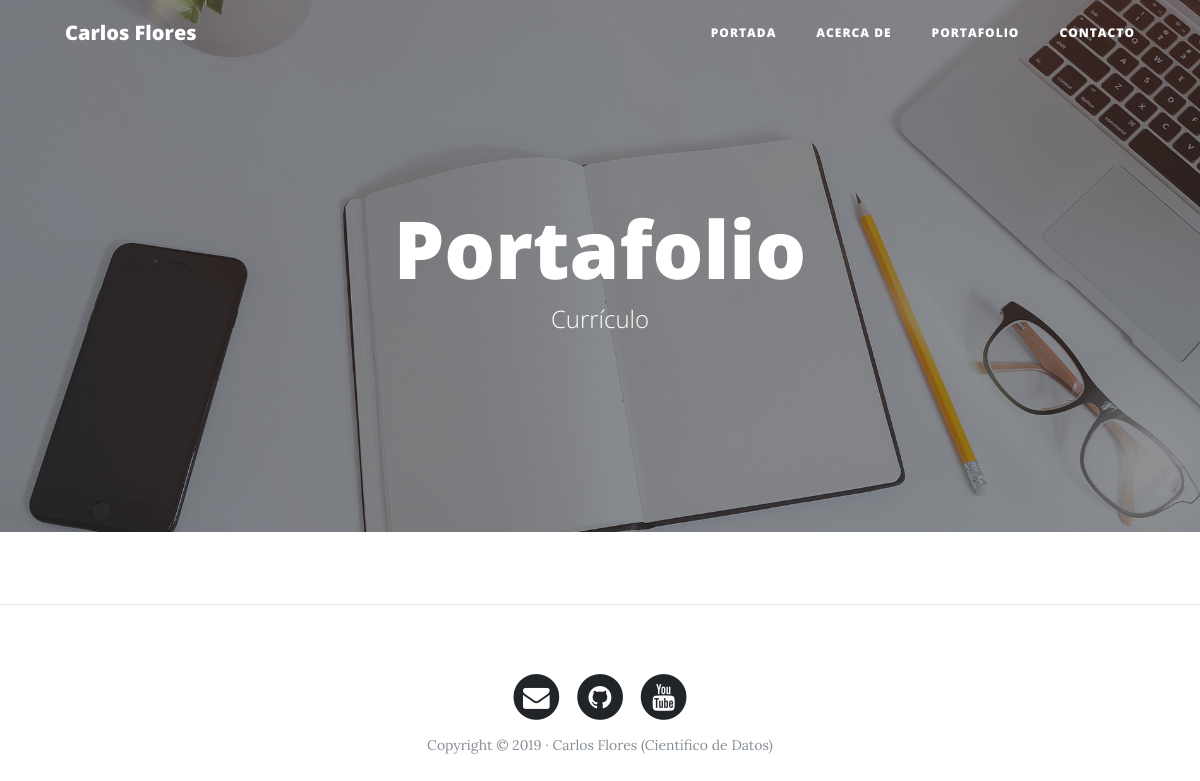
/portfolio/, run on an earlier commit of the app's database.
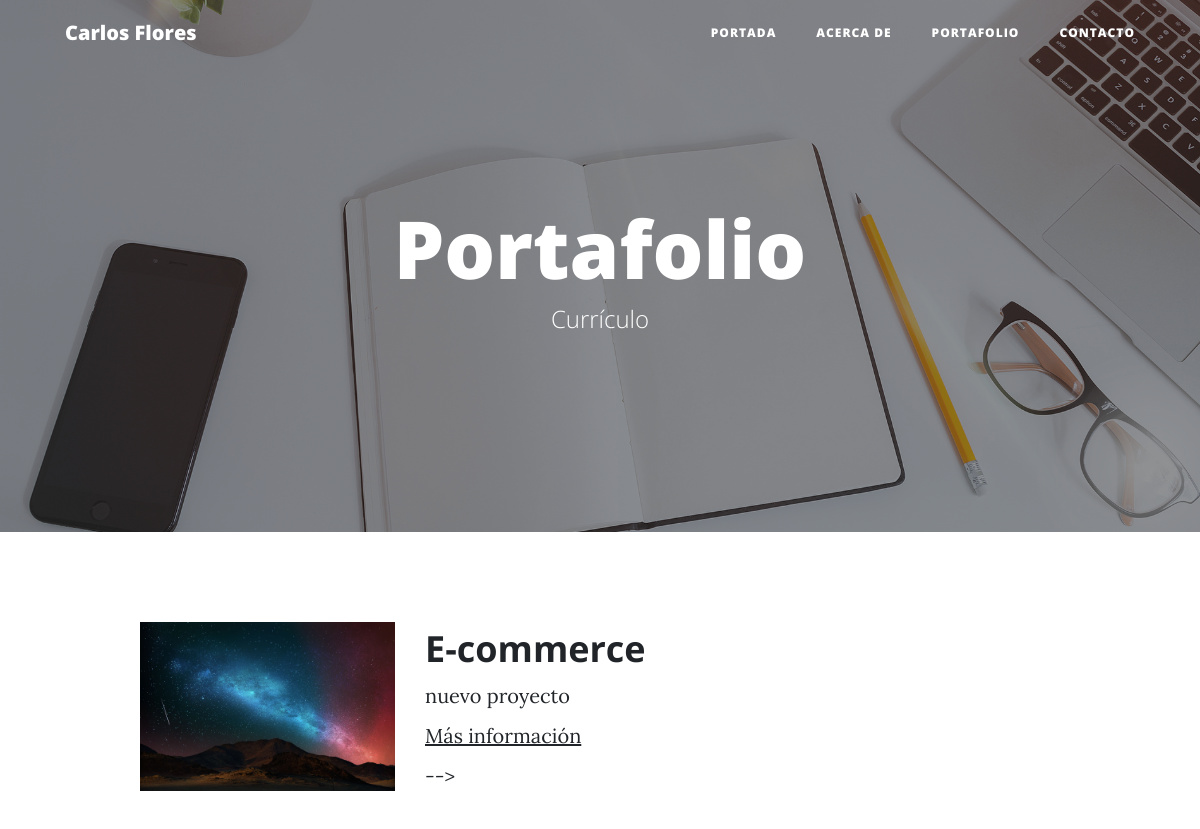
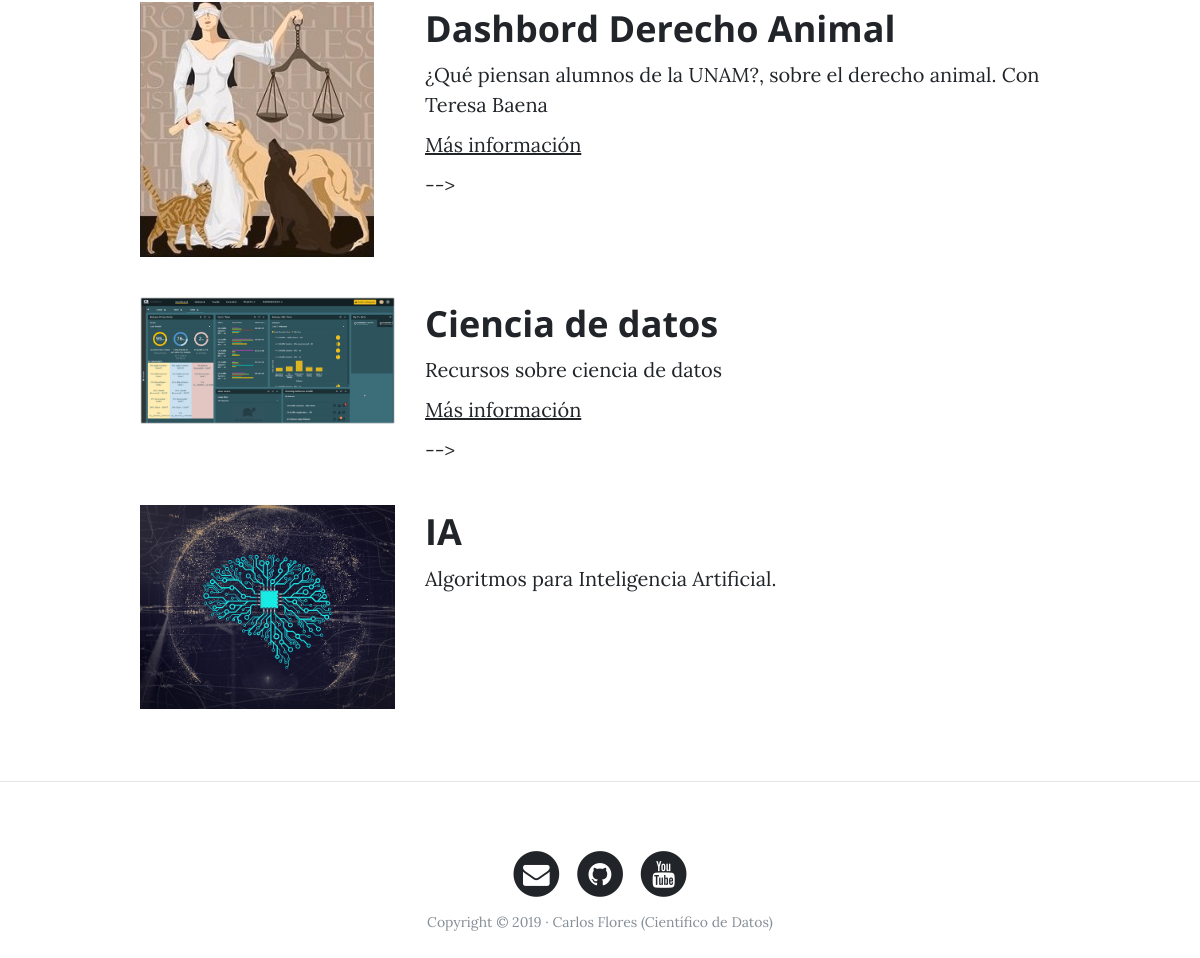
And on a later commit of the database (2 pictures, top to bottom).
### portfolio/models.py (models this page shows, shortened)
class Project(models.Model):
    title = models.CharField(max_length=200, verbose_name="Título")
    description = models.TextField(verbose_name="Descripción")
    image = models.ImageField(verbose_name="Imagen", upload_to="projects")
    link = models.URLField(verbose_name="Direccion web",null=True,blank =True)
    created = models.DateTimeField(auto_now_add = True,verbose_name="Fecha de creación")
    updated = models.DateTimeField(auto_now=True,verbose_name="Fecha de edición")
    class Meta:
        verbose_name = "proyecto"
        verbose_name_plural = "proyectos"
        ordering = ["-created"]

### portfolio/views.py (the view)
# urls.py: path('portfolio/', portfolio_views.portfolio, name = "portfolio"),
def portfolio(request):
    projects = Project.objects.all()
    return render(request, "portfolio/portfolio.html", {'projects': projects})

### portfolio/templates/portfolio/portfolio.html (shortened to what this page needs)
{% extends 'core/base.html' %}
{% block background %}{% load static %}{% static 'core/img/portfolio-bg.jpg' %}{% endblock %}
{% block headers %}
<h1>Portafolio</h1>
<span class="subheading">Currículo</span>
{% endblock %}
{% block content %}
  {% for project in projects %}
  <div class="row project">
    <div class="col-lg-3 col-md-4 offset-lg-1">
      <img class="img-fluid" src="{{project.image.url}}" alt="">
    </div>
    <div class="col-lg-7 col-md-8">
      <h2 class="section-heading title">{{project.title}}</h2>
      <p>{{project.description}}</p>
        {% if project.link %}
          <p><a href="{{project.link}}">Más información</a></p>-->
        {% endif %}
      </div>
  </div>
  {% endfor %}
{% endblock %}

### core/templates/core/base.html (shortened to what this page needs)
<!DOCTYPE html>
<html lang="es">
  <head>
    {% load static %}
    <link href="{%static 'core/vendor/bootstrap/css/bootstrap.min.css' %}" rel="stylesheet">
    <link href="{%static 'core/vendor/font-awesome/css/font-awesome.min.css' %}" rel="stylesheet" type="text/css">
    <link href="{%static 'core/css/clean-blog.min.css' %}" rel="stylesheet">
  </head>
  <body>
    <nav class="navbar navbar-expand-lg navbar-light fixed-top" id="mainNav">
      <div class="container">
        <a class="navbar-brand" href="{% url 'home' %}">Carlos Flores</a>
        <div class="collapse navbar-collapse" id="navbarResponsive">
          <ul class="navbar-nav ml-auto">
            <li class="nav-item">
              <a class="nav-link" href="{% url 'home' %}">Portada</a>
            </li>
            <li class="nav-item">
              <a class="nav-link" href="{% url 'about' %}">Acerca de</a>
            </li>
            <li class="nav-item">
              <a class="nav-link" href="{% url 'portfolio' %}">Portafolio</a>
            </li>
            <li class="nav-item">
              <a class="nav-link" href="{% url 'contact' %}">Contacto</a>
            </li>
          </ul>
        </div>
      </div>
    </nav>
    <header class="masthead" style="background-image: url('{% block background %}{% endblock %}')">
      <div class="overlay"></div>
      <div class="container">
        <div class="row">
          <div class="col-lg-8 col-md-10 mx-auto">
            <div class="site-heading">
              {% block headers %}{% endblock %}
            </div>
          </div>
        </div>
      </div>
    </header>
    <div class="container">
        {% block content %}{% endblock %}
    </div>
    {% if request.path != "/" %} <hr> {% endif %}
    <footer>
      <div class="container">
        <div class="row">
          <div class="col-lg-8 col-md-10 mx-auto">
            <ul class="list-inline text-center">
              <li class="list-inline-item">
                <a href="#">
                  <span class="fa-stack fa-lg">
                    <i class="fa fa-circle fa-stack-2x"></i>
                    <i class="fa fa-envelope fa-stack-1x fa-inverse"></i>
                  </span>
                </a>
              </li>
              <li class="list-inline-item">
                <a href="#">
                  <span class="fa-stack fa-lg">
                    <i class="fa fa-circle fa-stack-2x"></i>
                    <i class="fa fa-github fa-stack-1x fa-inverse"></i>
                  </span>
                </a>
              </li>
              <li class="list-inline-item">
                <a href="#">
                  <span class="fa-stack fa-lg">
                    <i class="fa fa-circle fa-stack-2x"></i>
                    <i class="fa fa-youtube fa-stack-1x fa-inverse"></i>
                  </span>
                </a>
              </li>
            </ul>
            <p class="copyright text-muted">Copyright &copy; 2019 · Carlos Flores (Científico de Datos) </p>
          </div>
        </div>
      </div>
    </footer>
  </body>
</html>

What changed in the data, as far as the page shows it:
added Project: image (picture), title "E-commerce", description "nuevo proyecto"
added Project: image (picture), title "Dashbord Derecho Animal", description "¿Qué piensan alumnos de la UNAM?, sobre el derecho animal. Con Teresa Baena"
added Project: image (picture), title "Ciencia de datos", description "Recursos sobre ciencia de datos"
added Project: image (picture), title "IA", description "Algoritmos para Inteligencia Artificial."
